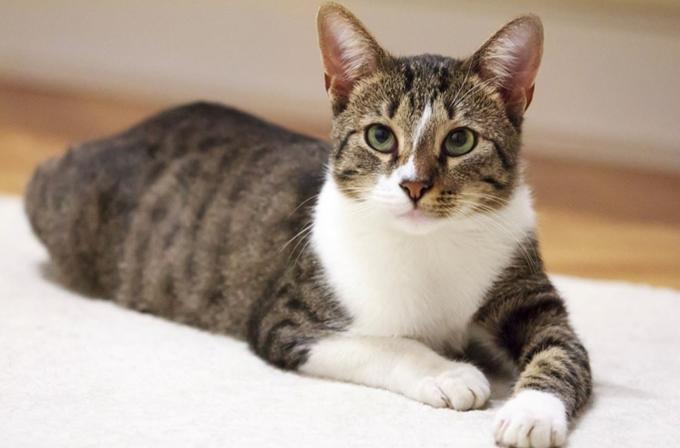
#> input picture Deep_Learning/OpenCV/images/cat.jpg, 680 x 448 px
$ python OpenCV18.py
#> lines starting #> are read from the running program, lines starting #| are printed output that depends on the picture
import cv2


# 흐림 효과
# 노이즈를 줄이거나 외부 영향을 최소화하는데 사용된다.
# 마치 초점이 맞지 않는 사진처럼 영상을 부드럽게 만드는 필터링 기법이다.

src = cv2.imread('./images/cat.jpg', cv2.IMREAD_COLOR)
#> src is the input picture: shape (448, 680, 3); mean B, G, R 143.6, 157.3, 172.9
for ksize in (3, 5, 6, 11, 15, 20, 25, 50, 100):
    dst = cv2.blur(src, (ksize, ksize), anchor=(-1, -1),
                   borderType=cv2.BORDER_DEFAULT)
    desc = 'mean: {}x{}'.format(ksize, ksize)
    cv2.putText(dst, desc, (10, 30), cv2.FONT_HERSHEY_SIMPLEX,
                1.0, 255, 1, cv2.LINE_AA)
    cv2.imshow('dst', dst)
    cv2.waitKey()
#> this loop made 9 passes
#> pass 1, `cv2.imshow('dst', dst)`:
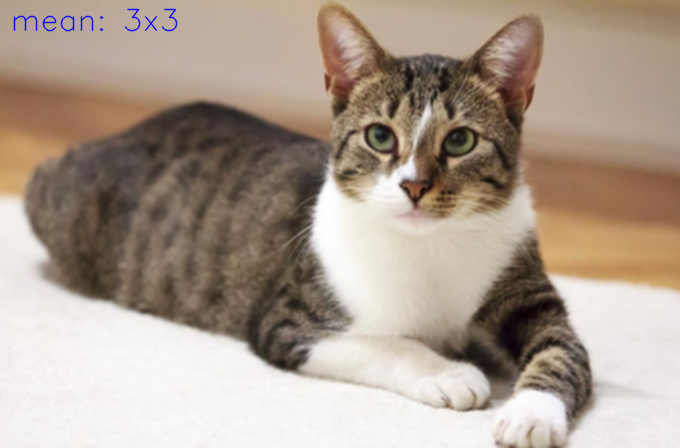
#> window 'dst': shape (448, 680, 3); mean B, G, R 143.7, 157.1, 172.6
#> after the loop:
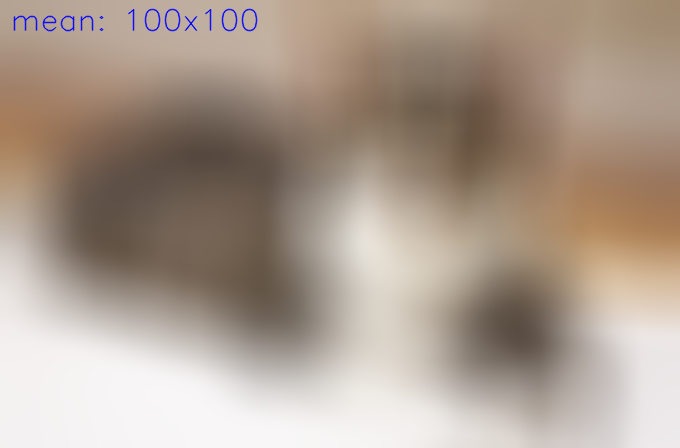
#> dst: shape (448, 680, 3); mean B, G, R 143.7, 156.9, 172.4
cv2.destroyAllWindows()
# src: 입력 이미지
# ksize: 가우시안 커널 크기
# sigmaX: x방향 sigma
# sigmaY: y방향 sigma
# borderType: 가장자리 픽셀 확장 방식
